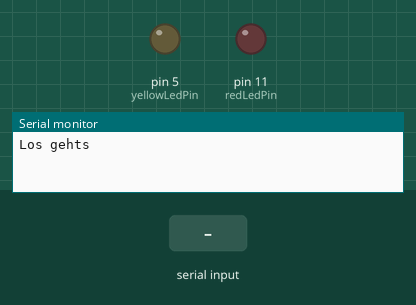
This sketch was run on a simulated Arduino Uno, built with avr-gcc and run on an emulated ATmega328P. On the bench: output pins drawn as LEDs (lit = HIGH), the last lines printed to the serial monitor. The inputs (shaded band) are chosen by the test bench.

Above: at 1.2 s.
1.3 s: "Y" received over the second serial link
At 1.7 s:
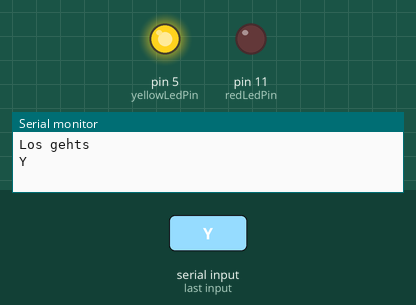
2.8 s: "R" received over the second serial link
At 4.0 s:
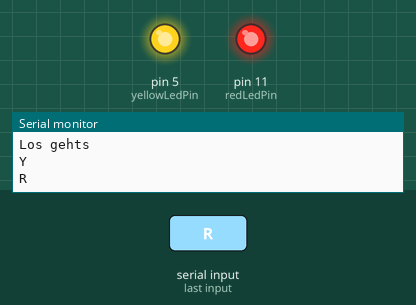
4.3 s: "y" received over the second serial link
At 5.2 s:
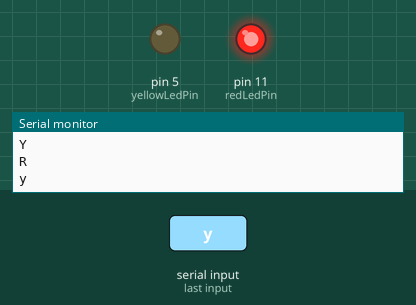
Timing chart, 0 to 7.3 s (numbered marks = the images above; inputs shaded):
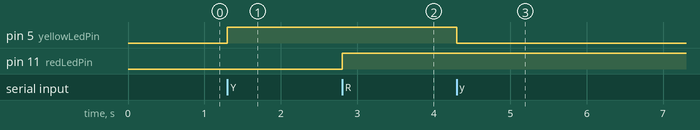

The sketch:

switchLEDs.ino
```cpp
#include <SoftwareSerial.h>

char Incoming_value = 0;

const byte rxPin = 2;
const byte txPin = 3;
const byte yellowLedPin = 5;
const byte redLedPin = 11;

// Set up a new SoftwareSerial object
SoftwareSerial mySerial (rxPin, txPin);

void setup()
{
  mySerial.begin(9600);
  Serial.begin(9600);
  Serial.println("Los gehts");
  pinMode(yellowLedPin, OUTPUT);
  pinMode(redLedPin, OUTPUT);
}

void loop()
{
  if(mySerial.available() > 0)
  {
    Incoming_value = mySerial.read();
    Serial.println(Incoming_value);
    if(Incoming_value == 'Y')
      digitalWrite(yellowLedPin, HIGH);
    if(Incoming_value == 'y')
      digitalWrite(yellowLedPin, LOW);
    if(Incoming_value == 'R')
      digitalWrite(redLedPin, HIGH);
    if(Incoming_value == 'r')
      digitalWrite(redLedPin, LOW);
  }
}
```

Measured:
- after the input at 1.3 s, pin 5 (yellowLedPin): LOW → HIGH at once
- after the input at 2.8 s, pin 11 (redLedPin): LOW → HIGH at once
- after the input at 4.3 s, pin 5 (yellowLedPin): HIGH → LOW at once
